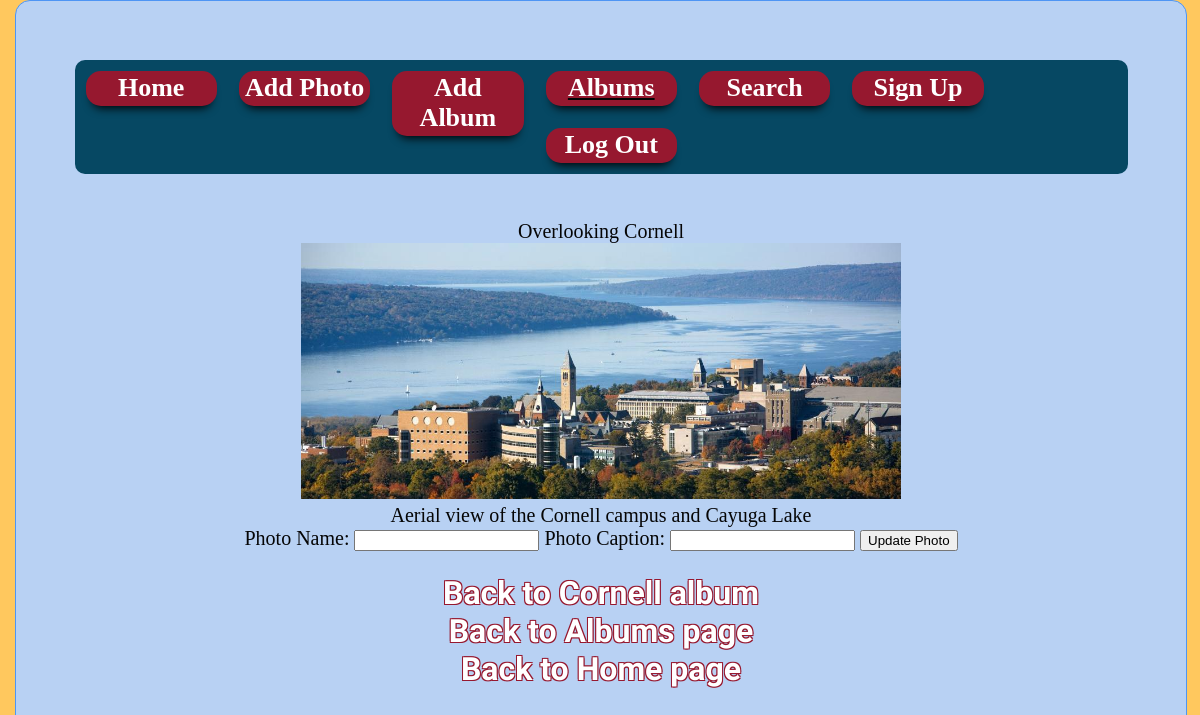
The page /UpdatePhotos.php?pID=1 (signed in) on the database its author committed.
### tables this page shows
CREATE TABLE IF NOT EXISTS `Photos` (
  `pID` int(11) NOT NULL,
  `PhotoName` varchar(32) NOT NULL,
  `caption` varchar(255) NOT NULL,
  `image_url` varchar(255) NOT NULL,
  `date_taken` date NOT NULL
);

CREATE TABLE IF NOT EXISTS `Relationships` (
  `pID` int(11) NOT NULL,
  `aID` int(11) NOT NULL
);

CREATE TABLE IF NOT EXISTS `Albums` (
  `aID` int(11) NOT NULL,
  `AlbumName` varchar(32) NOT NULL,
  `AlbumDescription` varchar(255) NOT NULL,
  `date_created` date NOT NULL,
  `date_modified` date DEFAULT NULL
);

### UpdatePhotos.php (the view, shortened to what this page needs)
<!DOCTYPE html>
<html>
	<head>
		<link rel="stylesheet" type="text/css" href="CSS/CSS.css">
	</head>
<body>
<?php if (! isset( $_SESSION[ 'logged_user' ] ) ) {
	$update = false;
	echo '<div class = "contentbody">
	<div class = "header">
	<ul class = "nav">
	     	<li><a href="Index.php">Home</a></li>
			<li><a href="Albums.php">Albums</a></li>
			<li><a href="Search.php">Search</a></li>
			<li><a href="SignUp.php">Sign Up</a></li>
			<li><a href="LogIn.php">Log In</a></li></ul></div>';
	echo '<br /><br /> This page is only viewable for the admin. Please log in to access this content.<br /><br /><a href="LogIn.php">Log In</a></div>';
	}else{
	$pID = filter_input( INPUT_GET, 'pID', FILTER_SANITIZE_NUMBER_INT );
	$mysqli = new mysqli( DB_HOST, DB_USER, DB_PASSWORD, DB_NAME );
	$UNCresult  = $mysqli->query("SELECT * FROM Photos WHERE Photos.pID NOT IN (SELECT pID FROM Relationships) AND pID =".$pID);
	$result = $mysqli->query("SELECT * FROM Relationships INNER JOIN Albums on Albums.aID = Relationships.aID INNER JOIN Photos on Relationships.pID = Photos.pID WHERE Photos.pID =".$pID);
	if ((!empty($result) && $result->num_rows == 1) || (!empty($UNCresult) && $UNCresult->num_rows == 1)){
	$array = $result->fetch_assoc();
		$aID = $array['aID'];
		$AlbumName = $array['AlbumName'];
	$result = $mysqli->query("SELECT * FROM Photos Where pID =".$pID);
	if(!empty($result) && $result->num_rows == 1){
			$array = $result->fetch_assoc();
			$PhotoName = $array['PhotoName'];
			$ImageURL = $array['image_url'];
			$caption = $array['caption'];
	echo "<div class = 'contentbody'>
	<div class = 'header'>
	<ul class = 'navlarge'>
	     	<li><a href='Index.php'>Home</a></li>
	     	<li><a href='AddPhoto.php'>Add Photo</a></li>
			<li><a href='AddAlbum.php'>Add Album</a></li>
			<li><div class='activepage'><a href='Albums.php'>Albums</a></div></li>
			<li><a href='Search.php'>Search</a></li>
			<li><a href='SignUp.php'>Sign Up</a></li>
			<li><a href='LogOut.php'>Log Out</a></li>
	</ul></div>
	<br /><br />";
	echo "$PhotoName<br />";
	echo "<img src='$ImageURL' alt = 'Image'><br />";
	echo "$caption";
	echo '<form class="form" action="UpdatePhotos.php?pID='.$pID.'" method="post">
	Photo Name: <input type="text" name="newphotoname" />
    Photo Caption: <input type="text" name="newphotocaption" />
    <input type="submit" name="update" value="Update Photo" /></form>';
	echo '<br /><div class = "fancy"><a class = "bottomlink" href="AlbumView.php?aID='.$aID.'"><b>Back to '.$AlbumName.' album</b></a></div>';
	echo '<div class = "fancy"><a class = "bottomlink" href="Albums.php"><b>Back to Albums page</b></a></div>';
	echo '<div class = "fancy"><a class = "bottomlink" href="Index.php"><b>Back to Home page</b></a></div>';
	}
	}
}
	?>
</body>
</html>

### CSS/CSS.css (style rules this page uses)
body { background-color: #FFC85E; margin: 0px; height: 100%; width:97.5%; margin-left: auto; margin-right: auto; }
html { margin: 0px; height: 100%; }
ul { list-style-type: none; margin: 0; padding: 0; overflow: hidden; }
li { float: left; }
.activepage { text-decoration: underline; }
.contentbody { text-align: center; font-size: 125%; color: #050505; background-color: #b8d1f3; width: 90%; border: black; border-radius: 15px; margin-right: auto; margin-left: auto; padding:5%; border:#4e95f4 1px solid; }
.navlarge { width: 100%; margin-left: auto; margin-right: auto; font-size: 20px; font-weight: bold; list-style-type: none; list-style: none; display: table; text-align: center; border-radius: 15px; }
.navlarge li { width:12%; display: inline; position: relative; bottom: 0px; font-size: 1.3em; padding: 2.5px ; margin: 11px; background-color: #96182f; border-radius: 15px; -moz-box-shadow: 0px 8px 10px -6px #000; -webkit-box-shadow: 0px 8px 10px -6px #000; }
img { width:600px; height: auto; }
a { text-decoration: none; color: white; }
.header { width:100%; background-color:#064863; border-radius:10px; }
.fancy { font-family: 'Arizonia'; font-size: 28px; }
.bottomlink { font-family: 'Arizonia'; color: #fff; text-shadow: -1px -1px 0 #96182f, 1px -1px 0 #96182f, -1px 1px 0 #96182f, 1px 1px 0 #96182f; font-size: 32px; }

### rows shown on the page
photos: PhotoName "Overlooking Cornell", image_url (picture), caption "Aerial view of the Cornell campus and Cayuga Lake"
relationships: aID.AlbumName "Cornell"
